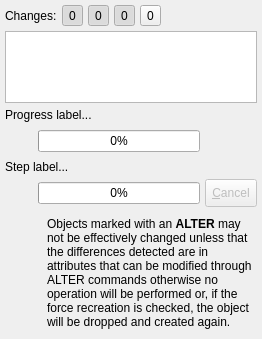
        <widget class="QWidget" name="tab_2">
         <attribute name="icon">
          <iconset resource="../../res/resources.qrc">
           <normaloff>:/icons/icons/outputpane.png</normaloff>:/icons/icons/outputpane.png</iconset>
         </attribute>
         <attribute name="title">
          <string>&amp;Output</string>
         </attribute>
         <layout class="QGridLayout" name="gridLayout_9">
          <property name="leftMargin">
           <number>5</number>
          </property>
          <property name="topMargin">
           <number>5</number>
          </property>
          <property name="rightMargin">
           <number>5</number>
          </property>
          <property name="bottomMargin">
           <number>5</number>
          </property>
          <property name="spacing">
           <number>5</number>
          </property>
          <item row="1" column="0" colspan="4">
           <widget class="QTreeWidget" name="output_trw">
            <property name="sizePolicy">
             <sizepolicy hsizetype="Expanding" vsizetype="Expanding">
              <horstretch>0</horstretch>
              <verstretch>0</verstretch>
             </sizepolicy>
            </property>
            <property name="horizontalScrollBarPolicy">
             <enum>Qt::ScrollBarPolicy::ScrollBarAsNeeded</enum>
            </property>
            <property name="sizeAdjustPolicy">
             <enum>QAbstractScrollArea::SizeAdjustPolicy::AdjustToContents</enum>
            </property>
            <property name="editTriggers">
             <set>QAbstractItemView::EditTrigger::DoubleClicked|QAbstractItemView::EditTrigger::EditKeyPressed</set>
            </property>
            <property name="alternatingRowColors">
             <bool>true</bool>
            </property>
            <property name="selectionMode">
             <enum>QAbstractItemView::SelectionMode::SingleSelection</enum>
            </property>
            <property name="iconSize">
             <size>
              <width>22</width>
              <height>22</height>
             </size>
            </property>
            <property name="indentation">
             <number>20</number>
            </property>
            <property name="uniformRowHeights">
             <bool>false</bool>
            </property>
            <property name="wordWrap">
             <bool>false</bool>
            </property>
            <attribute name="headerVisible">
             <bool>false</bool>
            </attribute>
            <attribute name="headerCascadingSectionResizes">
             <bool>true</bool>
            </attribute>
            <attribute name="headerMinimumSectionSize">
             <number>25</number>
            </attribute>
            <attribute name="headerDefaultSectionSize">
             <number>100</number>
            </attribute>
            <attribute name="headerStretchLastSection">
             <bool>true</bool>
            </attribute>
            <column>
             <property name="text">
              <string/>
             </property>
            </column>
           </widget>
          </item>
          <item row="0" column="0">
           <widget class="QLabel" name="label_6">
            <property name="sizePolicy">
             <sizepolicy hsizetype="Fixed" vsizetype="Preferred">
              <horstretch>0</horstretch>
              <verstretch>0</verstretch>
             </sizepolicy>
            </property>
            <property name="text">
             <string>Changes:</string>
            </property>
           </widget>
          </item>
          <item row="2" column="0" colspan="4">
           <widget class="QWidget" name="progress_parent_wgt" native="true">
            <property name="sizePolicy">
             <sizepolicy hsizetype="Preferred" vsizetype="Preferred">
              <horstretch>0</horstretch>
              <verstretch>0</verstretch>
             </sizepolicy>
            </property>
            <property name="minimumSize">
             <size>
              <width>0</width>
              <height>0</height>
             </size>
            </property>
            <layout class="QGridLayout" name="gridLayout_3">
             <property name="leftMargin">
              <number>0</number>
             </property>
             <property name="topMargin">
              <number>0</number>
             </property>
             <property name="rightMargin">
              <number>0</number>
             </property>
             <property name="bottomMargin">
              <number>0</number>
             </property>
             <property name="spacing">
              <number>5</number>
             </property>
             <item row="3" column="0">
              <widget class="QLabel" name="step_ico_lbl">
               <property name="sizePolicy">
                <sizepolicy hsizetype="Fixed" vsizetype="Fixed">
                 <horstretch>0</horstretch>
                 <verstretch>0</verstretch>
                </sizepolicy>
               </property>
               <property name="minimumSize">
                <size>
                 <width>28</width>
                 <height>28</height>
                </size>
               </property>
               <property name="maximumSize">
                <size>
                 <width>28</width>
                 <height>28</height>
                </size>
               </property>
               <property name="text">
                <string/>
               </property>
               <property name="scaledContents">
                <bool>true</bool>
               </property>
              </widget>
             </item>
             <item row="3" column="2">
              <widget class="QToolButton" name="cancel_btn">
               <property name="enabled">
                <bool>false</bool>
               </property>
               <property name="sizePolicy">
                <sizepolicy hsizetype="Preferred" vsizetype="Preferred">
                 <horstretch>0</horstretch>
                 <verstretch>0</verstretch>
                </sizepolicy>
               </property>
               <property name="text">
                <string>&amp;Cancel</string>
               </property>
               <property name="icon">
                <iconset resource="../../res/resources.qrc">
                 <normaloff>:/icons/icons/cancel.png</normaloff>:/icons/icons/cancel.png</iconset>
               </property>
               <property name="iconSize">
                <size>
                 <width>25</width>
                 <height>25</height>
                </size>
               </property>
               <property name="toolButtonStyle">
                <enum>Qt::ToolButtonStyle::ToolButtonTextBesideIcon</enum>
               </property>
              </widget>
             </item>
             <item row="3" column="1">
              <widget class="QProgressBar" name="step_pb">
               <property name="value">
                <number>0</number>
               </property>
              </widget>
             </item>
             <item row="1" column="1">
              <widget class="QProgressBar" name="progress_pb">
               <property name="value">
                <number>0</number>
               </property>
              </widget>
             </item>
             <item row="1" column="0">
              <widget class="QLabel" name="progress_ico_lbl">
               <property name="sizePolicy">
                <sizepolicy hsizetype="Fixed" vsizetype="Fixed">
                 <horstretch>0</horstretch>
                 <verstretch>0</verstretch>
                </sizepolicy>
               </property>
               <property name="minimumSize">
                <size>
                 <width>28</width>
                 <height>28</height>
                </size>
               </property>
               <property name="maximumSize">
                <size>
                 <width>28</width>
                 <height>28</height>
                </size>
               </property>
               <property name="text">
                <string/>
               </property>
               <property name="scaledContents">
                <bool>true</bool>
               </property>
              </widget>
             </item>
             <item row="0" column="0" colspan="3">
              <widget class="QLabel" name="progress_lbl">
               <property name="sizePolicy">
                <sizepolicy hsizetype="Preferred" vsizetype="Fixed">
                 <horstretch>0</horstretch>
                 <verstretch>0</verstretch>
                </sizepolicy>
               </property>
               <property name="text">
                <string>Progress label...</string>
               </property>
              </widget>
             </item>
             <item row="2" column="0" colspan="3">
              <widget class="QLabel" name="step_lbl">
               <property name="sizePolicy">
                <sizepolicy hsizetype="Preferred" vsizetype="Fixed">
                 <horstretch>0</horstretch>
                 <verstretch>0</verstretch>
                </sizepolicy>
               </property>
               <property name="text">
                <string>Step label...</string>
               </property>
              </widget>
             </item>
            </layout>
           </widget>
          </item>
          <item row="3" column="0" colspan="4">
           <widget class="QFrame" name="alert_frm">
            <property name="sizePolicy">
             <sizepolicy hsizetype="Preferred" vsizetype="Fixed">
              <horstretch>0</horstretch>
              <verstretch>0</verstretch>
             </sizepolicy>
            </property>
            <property name="minimumSize">
             <size>
              <width>0</width>
              <height>48</height>
             </size>
            </property>
            <property name="frameShape">
             <enum>QFrame::Shape::NoFrame</enum>
            </property>
            <property name="frameShadow">
             <enum>QFrame::Shadow::Raised</enum>
            </property>
            <layout class="QGridLayout" name="gridLayout_4">
             <property name="leftMargin">
              <number>5</number>
             </property>
             <property name="topMargin">
              <number>5</number>
             </property>
             <property name="rightMargin">
              <number>5</number>
             </property>
             <property name="bottomMargin">
              <number>5</number>
             </property>
             <property name="spacing">
              <number>5</number>
             </property>
             <item row="0" column="0">
              <widget class="QLabel" name="icon_lbl">
               <property name="minimumSize">
                <size>
                 <width>32</width>
                 <height>32</height>
                </size>
               </property>
               <property name="maximumSize">
                <size>
                 <width>24</width>
                 <height>24</height>
                </size>
               </property>
               <property name="text">
                <string/>
               </property>
               <property name="textFormat">
                <enum>Qt::TextFormat::AutoText</enum>
               </property>
               <property name="pixmap">
                <pixmap resource="../../res/resources.qrc">:/icons/icons/alert.png</pixmap>
               </property>
               <property name="scaledContents">
                <bool>true</bool>
               </property>
              </widget>
             </item>
             <item row="0" column="1">
              <widget class="QLabel" name="message_lbl">
               <property name="font">
                <font>
                 <italic>false</italic>
                 <bold>false</bold>
                 <underline>false</underline>
                 <strikeout>false</strikeout>
                 <kerning>true</kerning>
                </font>
               </property>
               <property name="text">
                <string>&lt;html&gt;&lt;head/&gt;&lt;body&gt;&lt;p&gt;Objects marked with an &lt;span style=&quot; font-weight:600;&quot;&gt;ALTER&lt;/span&gt; may not be effectively changed unless that the differences detected are in attributes that can be modified through ALTER commands otherwise no operation will be performed or, if the force recreation is checked, the object will be dropped and created again.&lt;/p&gt;&lt;/body&gt;&lt;/html&gt;</string>
               </property>
               <property name="wordWrap">
                <bool>true</bool>
               </property>
              </widget>
             </item>
            </layout>
           </widget>
          </item>
          <item row="0" column="1" colspan="3">
           <widget class="QWidget" name="buttons_wgt" native="true">
            <property name="sizePolicy">
             <sizepolicy hsizetype="Expanding" vsizetype="Preferred">
              <horstretch>0</horstretch>
              <verstretch>0</verstretch>
             </sizepolicy>
            </property>
            <property name="minimumSize">
             <size>
              <width>0</width>
              <height>0</height>
             </size>
            </property>
            <layout class="QHBoxLayout" name="horizontalLayout_19">
             <property name="spacing">
              <number>5</number>
             </property>
             <property name="leftMargin">
              <number>0</number>
             </property>
             <property name="topMargin">
              <number>0</number>
             </property>
             <property name="rightMargin">
              <number>0</number>
             </property>
             <property name="bottomMargin">
              <number>0</number>
             </property>
             <item>
              <widget class="QToolButton" name="create_tb">
               <property name="sizePolicy">
                <sizepolicy hsizetype="Preferred" vsizetype="Preferred">
                 <horstretch>0</horstretch>
                 <verstretch>0</verstretch>
                </sizepolicy>
               </property>
               <property name="toolTip">
                <string>Objects to be created</string>
               </property>
               <property name="text">
                <string>0</string>
               </property>
               <property name="icon">
                <iconset resource="../../res/resources.qrc">
                 <normaloff>:/icons/icons/created.png</normaloff>:/icons/icons/created.png</iconset>
               </property>
               <property name="iconSize">
                <size>
                 <width>25</width>
                 <height>25</height>
                </size>
               </property>
               <property name="checkable">
                <bool>true</bool>
               </property>
               <property name="checked">
                <bool>true</bool>
               </property>
               <property name="toolButtonStyle">
                <enum>Qt::ToolButtonStyle::ToolButtonTextBesideIcon</enum>
               </property>
              </widget>
             </item>
             <item>
              <widget class="QToolButton" name="drop_tb">
               <property name="sizePolicy">
                <sizepolicy hsizetype="Preferred" vsizetype="Preferred">
                 <horstretch>0</horstretch>
                 <verstretch>0</verstretch>
                </sizepolicy>
               </property>
               <property name="toolTip">
                <string>Objects to be dropped</string>
               </property>
               <property name="text">
                <string>0</string>
               </property>
               <property name="icon">
                <iconset resource="../../res/resources.qrc">
                 <normaloff>:/icons/icons/removed.png</normaloff>:/icons/icons/removed.png</iconset>
               </property>
               <property name="iconSize">
                <size>
                 <width>25</width>
                 <height>25</height>
                </size>
               </property>
               <property name="checkable">
                <bool>true</bool>
               </property>
               <property name="checked">
                <bool>true</bool>
               </property>
               <property name="toolButtonStyle">
                <enum>Qt::ToolButtonStyle::ToolButtonTextBesideIcon</enum>
               </property>
              </widget>
             </item>
             <item>
              <widget class="QToolButton" name="alter_tb">
               <property name="sizePolicy">
                <sizepolicy hsizetype="Preferred" vsizetype="Preferred">
                 <horstretch>0</horstretch>
                 <verstretch>0</verstretch>
                </sizepolicy>
               </property>
               <property name="toolTip">
                <string>Possible objects to be changed</string>
               </property>
               <property name="text">
                <string>0</string>
               </property>
               <property name="icon">
                <iconset resource="../../res/resources.qrc">
                 <normaloff>:/icons/icons/modified.png</normaloff>:/icons/icons/modified.png</iconset>
               </property>
               <property name="iconSize">
                <size>
                 <width>25</width>
                 <height>25</height>
                </size>
               </property>
               <property name="checkable">
                <bool>true</bool>
               </property>
               <property name="checked">
                <bool>true</bool>
               </property>
               <property name="toolButtonStyle">
                <enum>Qt::ToolButtonStyle::ToolButtonTextBesideIcon</enum>
               </property>
              </widget>
             </item>
             <item>
              <widget class="QToolButton" name="ignore_tb">
               <property name="sizePolicy">
                <sizepolicy hsizetype="Preferred" vsizetype="Preferred">
                 <horstretch>0</horstretch>
                 <verstretch>0</verstretch>
                </sizepolicy>
               </property>
               <property name="toolTip">
                <string>Ignored objects (system ones or with sql disabled)</string>
               </property>
               <property name="text">
                <string>0</string>
               </property>
               <property name="icon">
                <iconset resource="../../res/resources.qrc">
                 <normaloff>:/icons/icons/ignore.png</normaloff>:/icons/icons/ignore.png</iconset>
               </property>
               <property name="iconSize">
                <size>
                 <width>25</width>
                 <height>25</height>
                </size>
               </property>
               <property name="checkable">
                <bool>true</bool>
               </property>
               <property name="checked">
                <bool>false</bool>
               </property>
               <property name="toolButtonStyle">
                <enum>Qt::ToolButtonStyle::ToolButtonTextBesideIcon</enum>
               </property>
              </widget>
             </item>
             <item>
              <spacer name="horizontalSpacer">
               <property name="orientation">
                <enum>Qt::Orientation::Horizontal</enum>
               </property>
               <property name="sizeHint" stdset="0">
                <size>
                 <width>40</width>
                 <height>20</height>
                </size>
               </property>
              </spacer>
             </item>
            </layout>
           </widget>
          </item>
         </layout>
        </widget>
